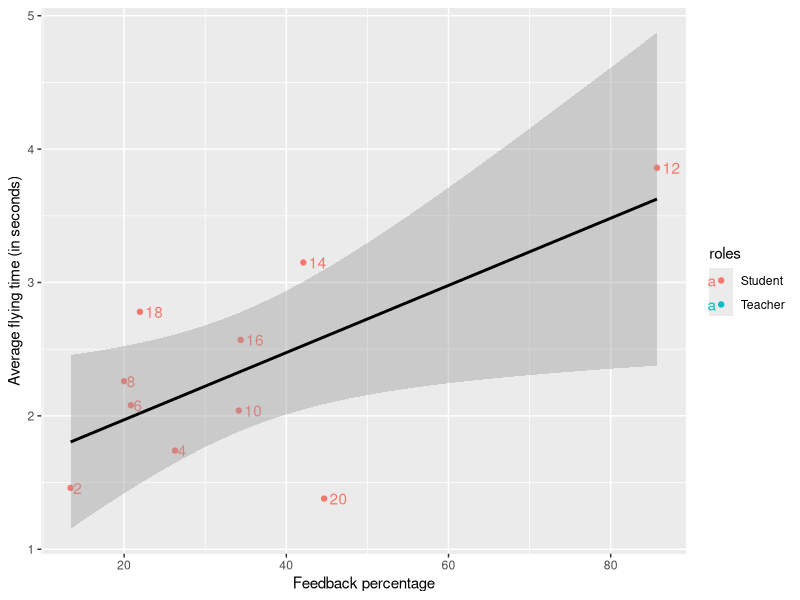

Here is the R script that generated this plot:
## ---- chunk 1
knitr::opts_chunk$set(echo = TRUE)
## ---- chunk 2
library(dplyr)
library(ggplot2)
## ---- chunk 3
coordination<-read.table(file="coordination.csv", header=TRUE, sep=";",dec=",") 
## ---- chunk 4
cor.test(coordination$feedback_percentage,coordination$average_flying_time)
cor.test(coordination$feedback_percentage,coordination$average_distance)
## ---- chunk 5
general<-lm(coordination$feedback_percentage~coordination$average_distance)
summary(general)
## ---- chunk 6
general<-glm(coordination$feedback_percentage~coordination$average_distance)
summary(general)
## ---- chunk 7
general<-lm(coordination$feedback_percentage~coordination$average_flying_time)
summary(general)
## ---- chunk 8
ggplot(coordination,aes(feedback_percentage,average_flying_time,label=rownames(coordination),color=roles)) +
    geom_point() + labs(y ="Average flying time (in seconds)" , x = "Feedback percentage") + geom_text(hjust = -0.3)+geom_smooth(method = "lm", se = TRUE,color="black")  
## ---- chunk 9
new<-coordination %>% filter(roles=="Teacher")
mean(new$learning_time)
